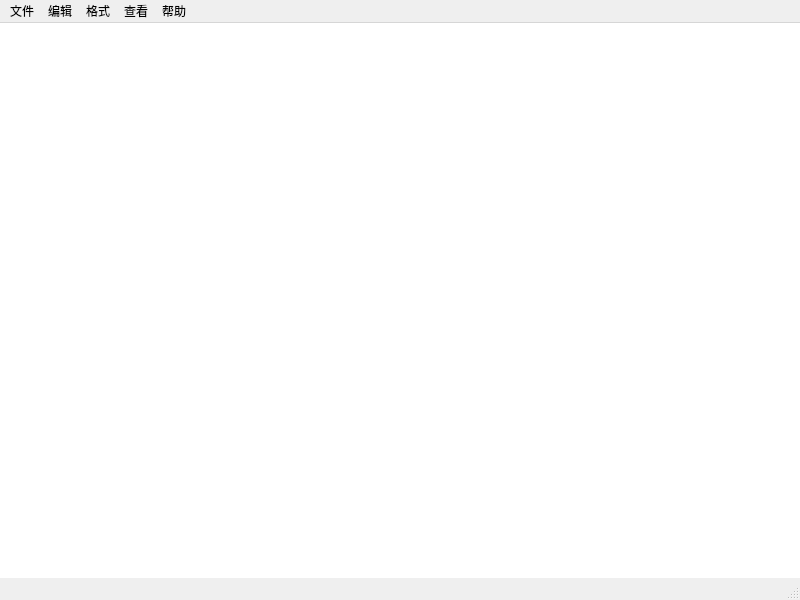
<?xml version="1.0" encoding="UTF-8"?>
<ui version="4.0">
 <class>MainWindow</class>
 <widget class="QMainWindow" name="MainWindow">
  <property name="geometry">
   <rect>
    <x>0</x>
    <y>0</y>
    <width>800</width>
    <height>600</height>
   </rect>
  </property>
  <property name="windowTitle">
   <string>MainWindow</string>
  </property>
  <widget class="QWidget" name="centralwidget">
   <widget class="QTextEdit" name="textEdit">
    <property name="geometry">
     <rect>
      <x>0</x>
      <y>0</y>
      <width>801</width>
      <height>571</height>
     </rect>
    </property>
    <property name="font">
     <font>
      <family>SimSun-ExtB</family>
      <pointsize>12</pointsize>
     </font>
    </property>
    <property name="frameShape">
     <enum>QFrame::NoFrame</enum>
    </property>
    <property name="lineWrapMode">
     <enum>QTextEdit::WidgetWidth</enum>
    </property>
    <property name="overwriteMode">
     <bool>false</bool>
    </property>
   </widget>
  </widget>
  <widget class="QMenuBar" name="menubar">
   <property name="geometry">
    <rect>
     <x>0</x>
     <y>0</y>
     <width>800</width>
     <height>22</height>
    </rect>
   </property>
   <widget class="QMenu" name="menu">
    <property name="title">
     <string>文件</string>
    </property>
    <addaction name="open_file"/>
    <addaction name="save_file"/>
    <addaction name="new_file"/>
    <addaction name="save_as_file"/>
    <addaction name="separator"/>
    <addaction name="page_setup"/>
    <addaction name="print_dialog"/>
    <addaction name="separator"/>
    <addaction name="file_exit"/>
   </widget>
   <widget class="QMenu" name="menu_2">
    <property name="title">
     <string>编辑</string>
    </property>
    <addaction name="revoke_text"/>
    <addaction name="separator"/>
    <addaction name="cut_content"/>
    <addaction name="copy_text"/>
    <addaction name="paste_text"/>
    <addaction name="delete_2"/>
    <addaction name="separator"/>
    <addaction name="bing_search"/>
    <addaction name="find_content"/>
    <addaction name="replace_content"/>
    <addaction name="separator"/>
    <addaction name="time"/>
    <addaction name="select_all"/>
   </widget>
   <widget class="QMenu" name="menu_3">
    <property name="title">
     <string>帮助</string>
    </property>
    <addaction name="find_help"/>
    <addaction name="about_window"/>
   </widget>
   <widget class="QMenu" name="menu_4">
    <property name="title">
     <string>格式</string>
    </property>
    <addaction name="new_line"/>
    <addaction name="font_win"/>
   </widget>
   <widget class="QMenu" name="menu_5">
    <property name="title">
     <string>查看</string>
    </property>
    <widget class="QMenu" name="menu_6">
     <property name="title">
      <string>缩放</string>
     </property>
     <addaction name="enlarge"/>
     <addaction name="narrow"/>
    </widget>
    <addaction name="menu_6"/>
    <addaction name="status"/>
   </widget>
   <addaction name="menu"/>
   <addaction name="menu_2"/>
   <addaction name="menu_4"/>
   <addaction name="menu_5"/>
   <addaction name="menu_3"/>
  </widget>
  <widget class="QStatusBar" name="statusbar"/>
  <action name="open_file">
   <property name="text">
    <string>打开</string>
   </property>
  </action>
  <action name="save_file">
   <property name="text">
    <string>保存</string>
   </property>
  </action>
  <action name="new_file">
   <property name="text">
    <string>新建</string>
   </property>
  </action>
  <action name="copy_text">
   <property name="text">
    <string>复制</string>
   </property>
  </action>
  <action name="paste_text">
   <property name="text">
    <string>粘贴</string>
   </property>
  </action>
  <action name="save_as_file">
   <property name="text">
    <string>另存为</string>
   </property>
  </action>
  <action name="file_exit">
   <property name="text">
    <string>退出</string>
   </property>
  </action>
  <action name="revoke_text">
   <property name="text">
    <string>撤消</string>
   </property>
  </action>
  <action name="find_help">
   <property name="text">
    <string>查看帮助</string>
   </property>
  </action>
  <action name="about_window">
   <property name="text">
    <string>关于</string>
   </property>
  </action>
  <action name="new_line">
   <property name="checkable">
    <bool>true</bool>
   </property>
   <property name="checked">
    <bool>true</bool>
   </property>
   <property name="text">
    <string>自动换行</string>
   </property>
  </action>
  <action name="font_win">
   <property name="text">
    <string>字体...</string>
   </property>
  </action>
  <action name="enlarge">
   <property name="text">
    <string>放大</string>
   </property>
  </action>
  <action name="narrow">
   <property name="text">
    <string>缩小</string>
   </property>
  </action>
  <action name="print_dialog">
   <property name="text">
    <string>打印</string>
   </property>
  </action>
  <action name="time">
   <property name="text">
    <string>时间/日期</string>
   </property>
  </action>
  <action name="find_content">
   <property name="text">
    <string>查找</string>
   </property>
  </action>
  <action name="replace_content">
   <property name="text">
    <string>替换</string>
   </property>
  </action>
  <action name="select_all">
   <property name="text">
    <string>全选</string>
   </property>
  </action>
  <action name="delete_2">
   <property name="text">
    <string>删除</string>
   </property>
  </action>
  <action name="cut_content">
   <property name="text">
    <string>剪切</string>
   </property>
  </action>
  <action name="page_setup">
   <property name="text">
    <string>页面设置</string>
   </property>
  </action>
  <action name="status">
   <property name="checkable">
    <bool>true</bool>
   </property>
   <property name="checked">
    <bool>false</bool>
   </property>
   <property name="text">
    <string>状态栏</string>
   </property>
  </action>
  <action name="bing_search">
   <property name="text">
    <string>使用 Bing 搜索...</string>
   </property>
  </action>
 </widget>
 <resources/>
 <connections/>
</ui>
